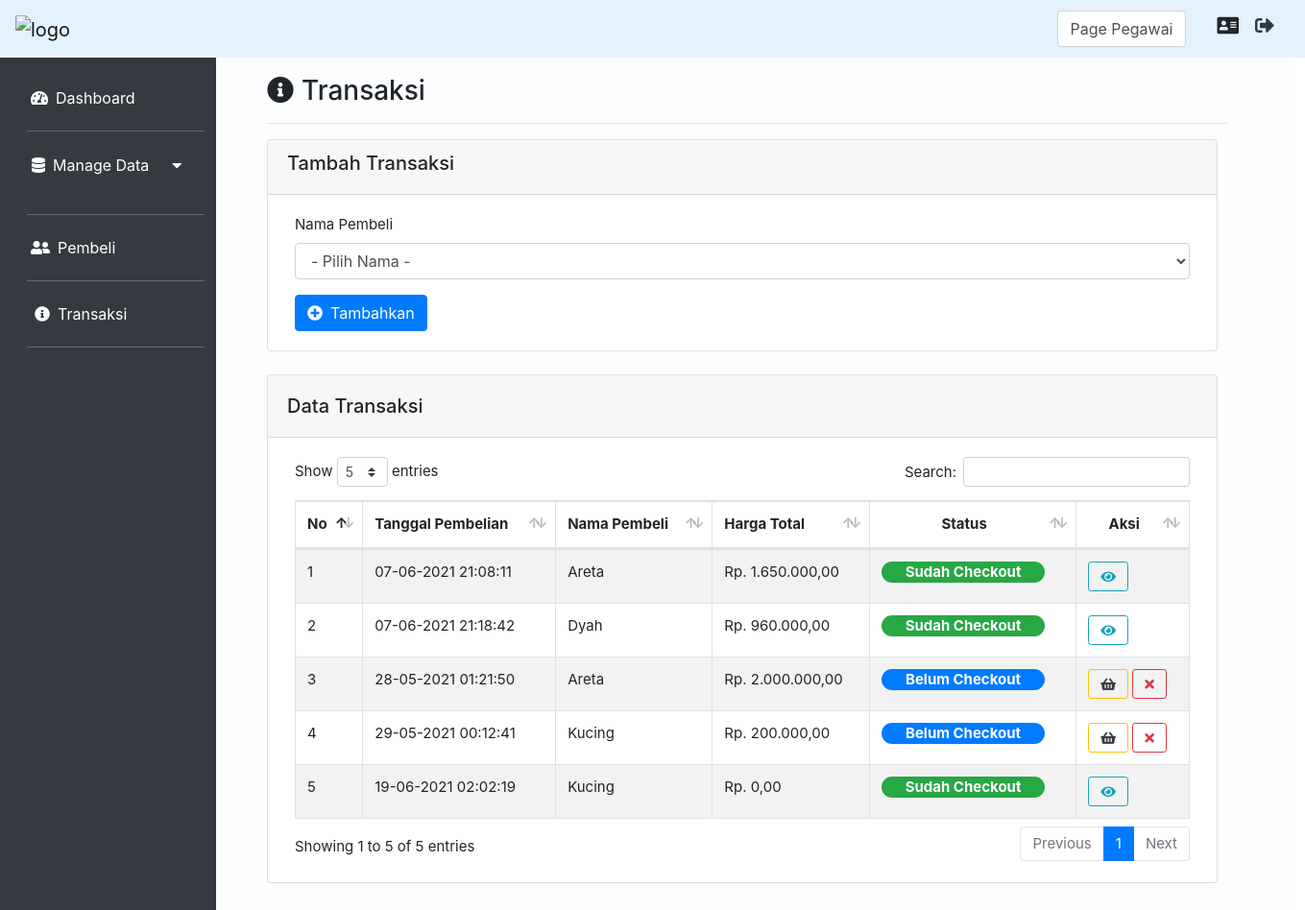
Screenshot of /index.php?page=Transaksi&aksi=view (signed in) with the database file from the repository.
### tables this page shows
CREATE TABLE `transaksi` (
  `id_transaksi` int(11) NOT NULL,
  `pembeli_id` int(11) NOT NULL,
  `pegawai_id` int(11) NOT NULL,
  `tanggal` datetime NOT NULL,
  `status_transaksi` int(11) NOT NULL
);

CREATE TABLE `pembeli` (
  `id_pembeli` int(11) NOT NULL,
  `nama_pembeli` varchar(25) NOT NULL,
  `notelp_pembeli` varchar(18) NOT NULL,
  `status_pembeli` int(11) NOT NULL
);

### Controller/TransaksiController.php (called while the page is built, shortened)
<?php
class TransaksiController
{
    private $model;
    public function __construct()
    {
        $this->model = new TransaksiModel();
    }
    public function index()
    {
        $data = $this->model->get();
        require_once("View/Transaksi/index.php");
    }
}

### koneksi.php (called while the page is built, shortened)
<?php
function koneksi()
{
    $db_host = "localhost";
    $db_user = "root";
    $db_password = "";
    $db_database = "db_TokoParfum";
    try {
        return new mysqli($db_host, $db_user, $db_password, $db_database);
    } catch (Exception $e) {
        echo "Terjadi Kesalahan koneksi database";
    }
}

### Model/TransaksiModel.php (called while the page is built, shortened)
<?php
class TransaksiModel
{
    public function get()
    {
        $sql = "SELECT pembeli.nama_pembeli, transaksi.tanggal,id_transaksi,
        COALESCE(SUM(detail_transaksi.jumlah_parfum * parfum.harga_parfum),0) AS total_harga,
        transaksi.status_transaksi FROM transaksi
        LEFT JOIN detail_transaksi ON transaksi.id_transaksi = detail_transaksi.transaksi_id
        LEFT JOIN pembeli ON transaksi.pembeli_id = pembeli.id_pembeli
        LEFT JOIN parfum ON detail_transaksi.parfum_id = parfum.id_parfum
        GROUP BY transaksi.id_transaksi";
        $query = koneksi()->query($sql);
        $hasil = [];
        while ($data = $query->fetch_assoc()) {
            $hasil[] = $data;
        }
        return $hasil;
    }
}

### View/Transaksi/index.php (the view, shortened to what this page needs)
<div class="col-md-10 p-5 pt-2">
    <h3><i class="fas fa-info-circle mr-2 mt-3"></i>Transaksi</h3>
    <hr class="garis">
    <?php
    if ($_SESSION['jabatan'] == 'Kasir') :
    ?>
        <div class="card">
            <div class="card-header">
                <h5>Tambah Transaksi</h5>
            </div>
            <div class="card-body ml-2 mr-2">
                <form action="index.php?page=Transaksi&aksi=createTransaksi" method="POST">
                    <div class="form-group">
                        <label for="namaPembeli">Nama Pembeli</label>
                        <select name="idPembeli" class="form-control">
                            <option value="">- Pilih Nama -</option>
                        </select>
                    </div>
                    <button type="submit" class="btn btn-primary"><i class="fas fa-plus-circle mr-2"></i>Tambahkan</button>
                </form>
            </div>
        </div>
    <?php
    endif
    ?>
    <div class="card mt-4">
        <div class="card-header">
            <div class="float-left mt-2">
                <h5>Data Transaksi</h5>
            </div>
        </div>
        <div class="card-body ml-2 mr-2">
            <table id="table-transaksi" class="table table-striped table-bordered" style="width:100%">
                <thead>
                    <tr>
                        <th scope="col">No</th>
                        <th scope="col">Tanggal Pembelian</th>
                        <th scope="col">Nama Pembeli</th>
                        <th scope="col">Harga Total</th>
                        <th colspan="1" scope="col">
                            <center>Status</center>
                        </th>
                        <th colspan="1" scope="col">
                            <center>Aksi</center>
                        </th>
                    </tr>
                </thead>
                <tbody>
                    <?php $no = 1;
                    foreach ($data as $row) : ?>
                        <tr>
                            <td scope="row"><?= $no ?></td>
                            <td><?= date('d-m-Y H:i:s', strtotime($row['tanggal'])); ?></td>
                            <td><?= ucfirst($row['nama_pembeli']) ?></td>
                            <td>Rp. <?= number_format($row['total_harga'], 2, ',', '.') ?></td>
                            <td>
                                <?php if ($row['status_transaksi'] == 0) : ?>
                                    <span class="badge badge-pill badge-primary" style="width: 170px; font-size:15px;">Belum Checkout</span>
                                <?php elseif ($row['status_transaksi'] == 1) : ?>
                                    <span class="badge badge-pill badge-success" style="width: 170px; font-size:15px;">Sudah Checkout</span>
                                <?php else : ?>
                                    <span class="badge badge-pill badge-danger" style="width: 170px; font-size:15px;">Transaksi Dibatalkan</span>
                                <?php endif; ?>
                            </td>
                            <td>
                                <?php if ($row['status_transaksi'] == 0) : ?>
                                    <a href="index.php?page=Transaksi&aksi=Keranjang&idTransaksi=<?= $row['id_transaksi'] ?>" class="btn btn-outline-warning btn-sm text-dark"><i class="fa fa-shopping-basket mr-1 ml-1" data-toggle="tooltip" title="Lihat Keranjang"></a></i>
                                    <?php
                                    if ($_SESSION['jabatan'] == 'Kasir') :
                                    ?>
                                        <a href="index.php?page=Transaksi&aksi=batalkan&idTransaksi=<?= $row['id_transaksi'] ?>" class="btn btn-outline-danger btn-sm"><i class="fa fa-times mr-1 ml-1" data-toggle="tooltip" title="Batalkan Transaksi"></a></i>
                                    <?php
                                    endif;
                                    ?>
                                <?php elseif ($row['status_transaksi'] == 1) : ?>
                                    <a href="index.php?page=Transaksi&aksi=detailTransaksi&idTransaksi=<?= $row['id_transaksi'] ?>" class="btn btn-sm btn-outline-info"><i class="fas fa-eye mr-1 ml-1" data-toggle="tooltip" title="Detail Pembelian"></a></i>
                                <?php endif; ?>
                            </td>
                        </tr>
                    <?php $no++;
                    endforeach; ?>
                </tbody>
            </table>
        </div>
    </div>
</div>

### assets/css/solid.css (style rules this page uses)
.fa, .fas { font-family: 'Font Awesome 5 Free'; font-weight: 900; }

### assets/css/allprogramview.css (style rules this page uses)
.card { width: 990px; }
.garis { width: 1000px; background-color: rgba(240, 248, 255, 0); }

### rows the page displays
transaksi: tanggal "07-06-2021 21:08:11", pembeli.nama_pembeli "Areta", total_harga "1.650.000,00", status_transaksi "Sudah Checkout"
transaksi: tanggal "07-06-2021 21:18:42", pembeli.nama_pembeli "Dyah", total_harga "960.000,00", status_transaksi "Sudah Checkout"
transaksi: tanggal "28-05-2021 01:21:50", pembeli.nama_pembeli "Areta", total_harga "2.000.000,00", status_transaksi "Belum Checkout"
transaksi: tanggal "29-05-2021 00:12:41", pembeli.nama_pembeli "Kucing", total_harga "200.000,00", status_transaksi "Belum Checkout"
transaksi: tanggal "19-06-2021 02:02:19", pembeli.nama_pembeli "Kucing", total_harga "0,00", status_transaksi "Sudah Checkout"

### other values shown
$_SESSION['role'] "Pegawai"
